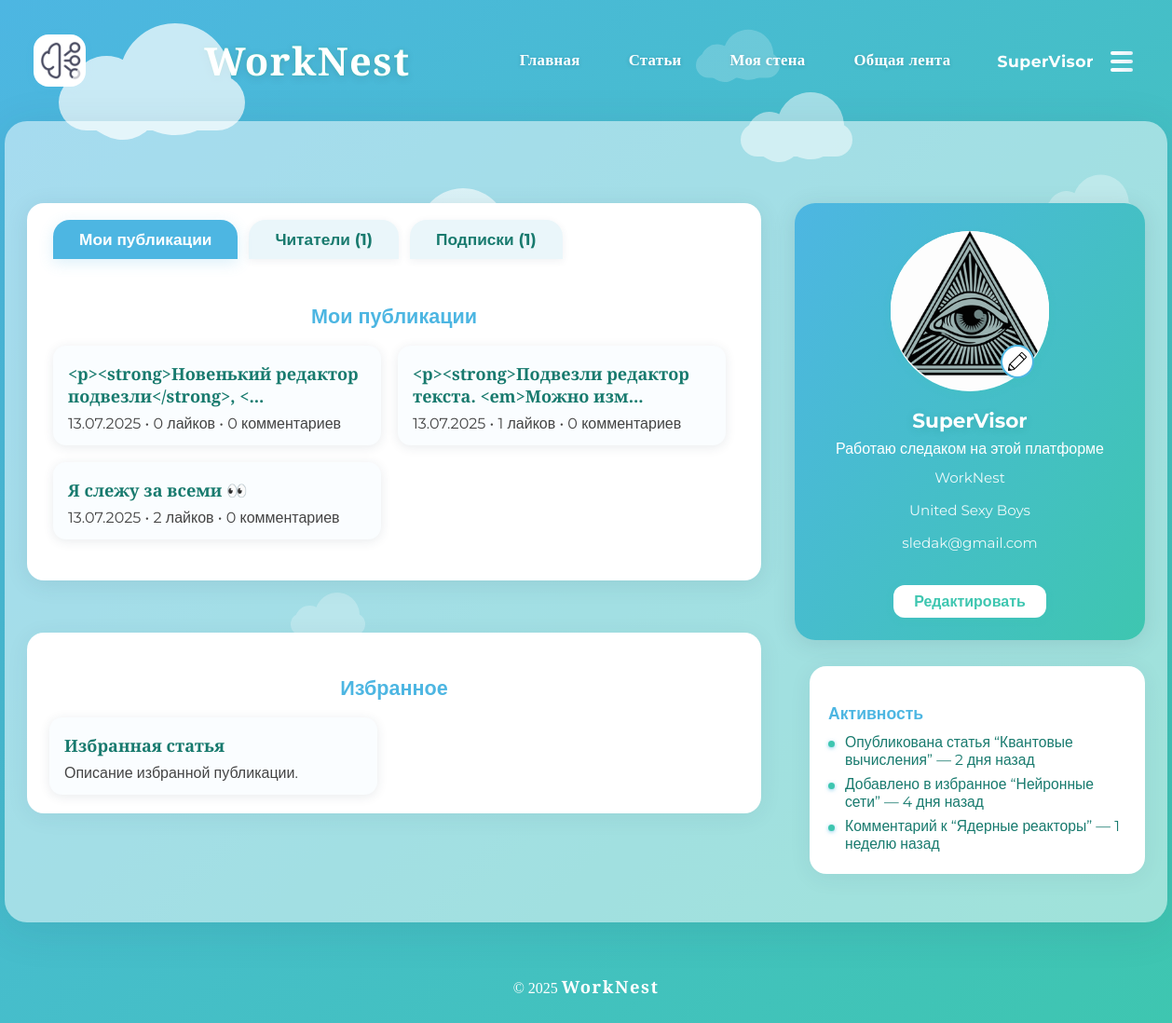
The page /profile (signed in) on the database its author committed.
### models.py (models this page shows, shortened)
class User(db.Model):
    id = db.Column(db.Integer, primary_key=True)
    username = db.Column(db.String(64), unique=True, nullable=False)
    email = db.Column(db.String(120), unique=True, nullable=False)
    password_hash = db.Column(db.String(128), nullable=False)
    status = db.Column(db.String(64))
    show_status = db.Column(db.Boolean, default=True)
    bio = db.Column(db.Text)
    show_bio = db.Column(db.Boolean, default=True)
    avatar = db.Column(db.String(256))  # путь к файлу аватара
    full_name = db.Column(db.String(128), nullable=True)
    show_full_name = db.Column(db.Boolean, default=True)
    degree = db.Column(db.String(64), nullable=True)
    show_degree = db.Column(db.Boolean, default=True)
    interests = db.Column(db.String(256), nullable=True)
    show_interests = db.Column(db.Boolean, default=True)
    organization = db.Column(db.String(128), nullable=True)
    show_organization = db.Column(db.Boolean, default=True)
    location = db.Column(db.String(128), nullable=True)
    show_location = db.Column(db.Boolean, default=True)
    scholar_links = db.Column(db.String(512), nullable=True)  # ссылки через запятую или json
    show_scholar_links = db.Column(db.Boolean, default=True)
    website = db.Column(db.String(256), nullable=True)
    show_website = db.Column(db.Boolean, default=True)
    birthdate = db.Column(db.String(32), nullable=True)  # строкой для простоты
    show_birthdate = db.Column(db.Boolean, default=True)
    public_email = db.Column(db.String(120), nullable=True)
    show_public_email = db.Column(db.Boolean, default=True)
    telegram = db.Column(db.String(64), nullable=True)
    show_telegram = db.Column(db.Boolean, default=True)
    last_seen = db.Column(db.DateTime, default=datetime.utcnow)
    is_online = db.Column(db.Boolean, default=False)

class Post(db.Model):
    id = db.Column(db.Integer, primary_key=True)
    user_id = db.Column(db.Integer, db.ForeignKey('user.id'), nullable=False)
    content = db.Column(db.Text, nullable=False)
    created_at = db.Column(db.DateTime, nullable=False, default=db.func.now())
    image_path = db.Column(db.String(256), nullable=True)  # путь к картинке
    latitude = db.Column(db.Float, nullable=True)
    longitude = db.Column(db.Float, nullable=True)
    user = db.relationship('User', backref=db.backref('posts', lazy=True))
    tags = db.relationship('Tag', secondary=post_tags, backref=db.backref('posts', lazy='dynamic'))

### app.py (the view)
@app.route('/profile')
def profile():
    print('SESSION ON PROFILE:', dict(session))
    user_id = session.get('user_id')
    if not user_id:
        return redirect(url_for('register'))
    user = User.query.get(user_id)
    followers = list(user.followers)
    following = list(user.following)
    user_posts = Post.query.filter_by(user_id=user.id).order_by(Post.created_at.desc()).limit(10).all()
    return render_template('profile.html',
                         user=user,
                         followers=followers,
                         following=following,
                         user_posts=user_posts,
                         followers_count=len(followers),
                         following_count=len(following))

### app.py (called while the page is built)
@app.before_request
def update_online_status():
    if 'user_id' in session:
        user = User.query.get(session['user_id'])
        if user:
            user.last_seen = datetime.utcnow()
            user.is_online = True
            db.session.commit()

@app.context_processor
def inject_user():
    user_id = session.get('user_id')
    if user_id:
        user = User.query.get(user_id)
        return dict(current_user=user, is_user_online=is_user_online)
    return dict(current_user=None, is_user_online=is_user_online)

### templates/profile.html (shortened to what this page needs)
<!DOCTYPE html>
<html lang="ru">
<head>
    <link rel="stylesheet" href="{{ url_for('static', filename='style.css') }}">
</head>
<body>
    <div id="clouds">
        <div class="cloud x1"></div>
        <div class="cloud x2"></div>
        <div class="cloud x7"></div>
        <div class="cloud x8"></div>
        <div class="cloud x9"></div>
        <div class="cloud x10"></div>
    </div>
    <header>
        <div class="header-inner">
            <img src="{{ url_for('static', filename='img/logo_new_png.png') }}" alt="Логотип" class="logo">
            <h1>WorkNest</h1>
            <nav class="header-nav">
                <ul>
                    <li><a href="/">Главная</a></li>
                    <li><a href="/articles">Статьи</a></li>
                    <li><a href="/wall">Моя стена</a></li>
                    <li><a href="/feed">Общая лента</a></li>
                </ul>
            </nav>
            <div class="header-user">
              {% if current_user %}
                <span class="header-username" style="color:#2196f3;font-weight:700;">{{ current_user.username }}</span>
                <button class="header-burger" id="headerBurgerBtn" aria-label="Меню">
                  <span class="burger-icon">
                    <span></span>
                    <span></span>
                    <span></span>
                  </span>
                </button>
              {% else %}
                <a href="/reg_login" class="header-login-link">Войти</a>
              {% endif %}
            </div>
        </div>
    </header>
    <div class="app-bg">
        <main>
            <div class="profile-page">
                <div class="profile-left">
                    <section class="profile-section profile-tabs-section" style="padding-top:0;">
                        <div class="profile-tabs" style="margin-bottom:0;">
                            <button class="profile-tab-btn active" data-tab="posts">Мои публикации</button>
                            <button class="profile-tab-btn" data-tab="followers">Читатели ({{ followers_count }})</button>
                            <button class="profile-tab-btn" data-tab="following">Подписки ({{ following_count }})</button>
                        </div>
                        <div class="profile-tab-content" id="tab-posts" style="display:block;">
                            <h2>Мои публикации</h2>
                            <div class="profile-articles-list">
                                {% if user_posts %}
                                    {% for post in user_posts %}
                                    <div class="profile-article-card" onclick="window.location.href='/wall'">
                                        <h3>{{ post.content[:50] }}{% if post.content|length > 50 %}...{% endif %}</h3>
                                        <p>{{ post.created_at.strftime('%d.%m.%Y') }} • {{ post.likes|length }} лайков • {{ post.comments|length }} комментариев</p>
                                    </div>
                                    {% endfor %}
                                {% else %}
                                    <p style="color:#666;text-align:center;padding:20px;">У вас пока нет публикаций</p>
                                {% endif %}
                            </div>
                        </div>
                    </section>
                    <section class="profile-section">
                        <h2>Избранное</h2>
                        <div class="profile-fav-list">
                            <div class="profile-fav-card">
                                <h3>Избранная статья</h3>
                                <p>Описание избранной публикации.</p>
                            </div>
                        </div>
                    </section>
                </div>
                <aside class="profile-right">
                    <div class="profile-card" id="profileCard">
                        <div class="profile-avatar" style="position:relative;cursor:pointer;overflow:visible;width:170px;height:170px;display:flex;align-items:center;justify-content:center;">
                          <form id="avatarUploadForm" method="POST" action="/profile/avatar" enctype="multipart/form-data" style="position:relative;">
                            <label for="avatar-input" style="display:block;width:100%;height:100%;cursor:pointer;">
                              <img id="avatarPreview" src="{{ url_for('static', filename=user.avatar) if user.avatar else url_for('static', filename='img/profile_user_svg.svg') }}" alt="Аватар" style="width:170px;height:170px;object-fit:cover;border-radius:50%;background:#fff;z-index:1;">
                              <span style="position:absolute;right:16px;bottom:16px;background:#fff;border-radius:50%;padding:6px;border:2px solid #4db6e2;box-shadow:0 2px 8px #3ec6b033;display:flex;align-items:center;justify-content:center;z-index:2;">
                                <img src="{{ url_for('static', filename='img/edit_pencil_svg.svg') }}" alt="Изменить" style="width:20px;height:20px;">
                              </span>
                            </label>
                          </form>
                        </div>
                        <div class="profile-info">
                            <div class="profile-name">{{ user.username }}</div>
                            {% if user.status and user.show_status %}<div class="profile-status">{{ user.status }}</div>{% endif %}
                            {% if user.organization and user.show_organization %}<div class="profile-org">{{ user.organization }}</div>{% endif %}
                            {% if user.location and user.show_location %}<div class="profile-location">{{ user.location }}</div>{% endif %}
                            {% if user.public_email and user.show_public_email %}<div class="profile-public-email">{{ user.public_email }}</div>{% endif %}
                        </div>
                        <button class="profile-edit-btn" id="editProfileBtn">Редактировать</button>
                    </div>
                    <div class="profile-activity">
                        <h3>Активность</h3>
                        <ul class="activity-list">
                            <li>Опубликована статья “Квантовые вычисления” — 2 дня назад</li>
                            <li>Добавлено в избранное “Нейронные сети” — 4 дня назад</li>
                            <li>Комментарий к “Ядерные реакторы” — 1 неделю назад</li>
                        </ul>
                    </div>
                </aside>
            </div>
        </main>
    </div>
    <footer>
        <div class="container">
            <p>© 2025 <span class="footer-brand">WorkNest</span></p>
        </div>
    </footer>
</body>
</html>

### rows shown on the page
User: username "SuperVisor", avatar (picture), status "Работаю следаком на этой платформе", organization "WorkNest", location "United Sexy Boys", public_email "sledak@gmail.com"
Post: content "<p><strong>Новенький редактор подвезли</strong>, <", created_at "13.07.2025", likes|length "0", comments|length "0"
Post: content "<p><strong>Подвезли редактор текста. <em>Можно изм", created_at "13.07.2025", likes|length "1", comments|length "0"
Post: content "Я слежу за всеми 👀", created_at "13.07.2025", likes|length "2", comments|length "0"

### other values the page prints
{{ followers_count }} "1"
{{ following_count }} "1"
